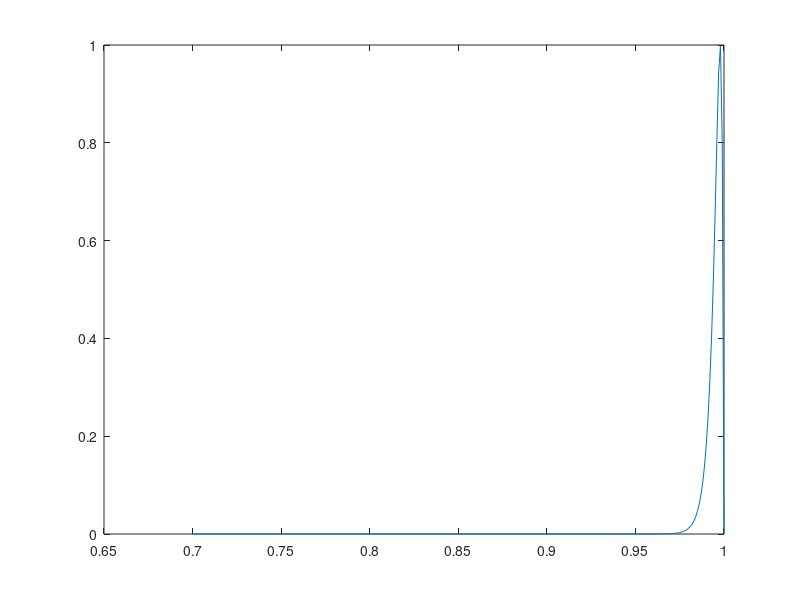

MATLAB code to generate this figure:
Pe = 1000;
Da = Pe/5; % less than Pe/4

kappa = 1/Pe;
b = -Da;

% assume a/advection to be positive and b/reaction to be negative
l1 = (Pe+sqrt(Pe)*sqrt(Pe-4*Da))/2;
l2 = (Pe-sqrt(Pe)*sqrt(Pe-4*Da))/2;
g1 = (exp(-l1)-exp(-l2))/((l1/l2)^(-l1/(l1-l2))-(l1/l2)^(-l2/(l1-l2)));

npoints=1000;

for i=1:npoints
  x(i)=1.0*(i-1)/(npoints-1);
  u(i) = (exp(-l1*(1-x(i)))-exp(-l2*(1-x(i))))/((l1/l2)^(-l1/(l1-l2))-(l1/l2)^(-l2/(l1-l2)));
end

last_npoints=300;

plot(x(end-last_npoints:end),u(end-last_npoints:end))
%plot(x,u)